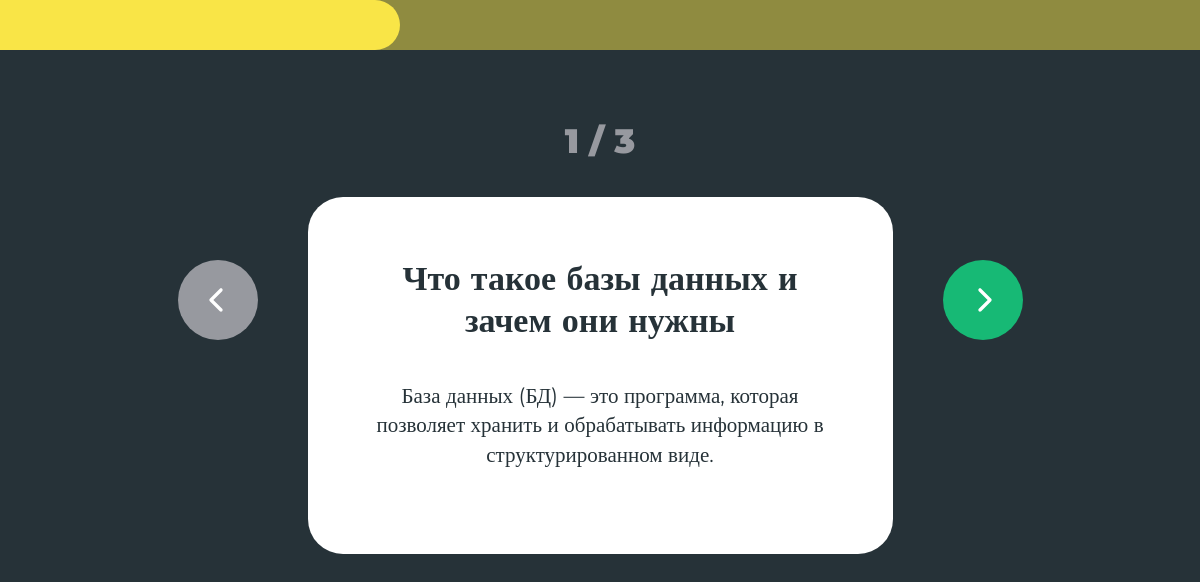
Page /courses/card/1 on the committed database.
### courses/models.py (models this page shows, shortened)
class Card(models.Model):
    course = models.ForeignKey('Course', on_delete=models.SET_NULL, null=True)
    title = models.CharField(max_length=100, help_text="Введите заголовок карточки",verbose_name="Заголовок")
    text = models.TextField(max_length=1000, help_text="Введите контент карточки", verbose_name="Контент карточки")
    queue = models.IntegerField(help_text="Введите место в очереди", verbose_name="Место в очереди")
    class Meta:
        ordering = ["queue"]

### courses/views.py (the view)
# urls.py: url(r'^card/(?P<pk>\d+)$', views.CardListView.as_view(), name='cards'),
class CardListView(generic.ListView):
    model = Card
    def get_queryset(self):
        id = self.kwargs.get('pk')
        return Card.objects.filter(course=id)

### courses/templates/courses/card_list.html (shortened to what this page needs)
{% extends "head.html" %}
{% block content %}
    <section class="section section__cards__wrap">
        <div class="container">
            <div class="section__cards">
                <div class="progressbar">
                    <div class="progressing">
                    </div>
                </div>
                <h2 class="h1 grey progresstext">1 / 3</h2>
                <div class="cards__main">
                    <button class="button__prev button__circle">
                    </button>
                    <div class="cards__wrap">
                        <div class="cards">
                            {% for card in card_list %}
                                <div class="card">
                                    <h1 class="h1 card__title">
                                        {{card.title}}
                                    </h1>
                                    <p class="text card__text">
                                        {{card.text}}
                                    </p>
                                </div>
                            {% endfor %}
                        </div>
                    </div>
                    <button class="button__next button__circle">
                    </button>
                </div>
            </div>
        </div>
    </section>
{% endblock %}

### courses/static/css/style.css (style rules this page uses)
body { margin: 0; box-sizing: border-box; --grey: #97999F; --asphalt: #455A64; --darkgrey: #263238; --yellow: #F9E547; --green: #17B975; color: var(--darkgrey); font-family: 'Montserrat'; font-size: 21px; display: flex; flex-direction: column; align-items: center; }
.container { width: 1200px; }
h1, h2, h3, h4, h5, h6, p, ul { margin: 0; padding: 0; }
.h1 { font-size: 34px; font-weight: 900; }
.section { width: 100%; }
.text { margin-bottom: 25px; font-size: 21px; line-height: 140%; }
.button__circle { width: 80px; height: 80px; background-color: var(--green); border-radius: 40px; outline: none; display: flex; justify-content: center; align-items: center; cursor: pointer; border: 0; transition: 0.3s ease; }
.prev__icon { margin-left: -3px; }
.next__icon { margin-left: 4px; transition: 0.3s ease; }
.button__circle-disabled { background-color: var(--grey); cursor: default; }
.button__next, .button__prev { position: fixed; top: 260px; }
.button__prev { transform: translateX(-130px); }
.button__next { transform: translateX(635px); }
.progressbar { position: fixed; top: 0; z-index: 5; width: 100%; height: 50px; left: 0; background-color: #8F8B40; }
.section__cards { display: flex; align-items: center; flex-direction: column; }
.grey { color: var(--grey); }
.progresstext { margin-bottom: 35px; }
.section { display: flex; justify-content: center; }
.section__cards__wrap { background-color: var(--darkgrey); min-height: 100vh; padding-bottom: 100px; height: 100%; display: flex; justify-content: center; padding-top: 85px; margin-top: -85px; }
.progressing { border-radius: 0 25px 25px 0; background-color: var(--yellow); height: 100%; width: 300px; transition: 0.3s ease; }
.cards__main { display: flex; position: relative; }
.cards { display: flex; gap: 100px; align-items: stretch; transition: 0.3s ease; }
.cards__wrap { overflow: hidden; width: 585px; }
.card { border-radius: 35px; padding: 60px; min-width: 585px; height: fit-content; box-sizing: border-box; background-color: white; color: var(--darkgrey); }
.card__title { text-align: center; margin-bottom: 40px; }
.card__text { text-align: center; }

### rows in the picture
Card: title "Что такое базы данных и зачем они нужны", text "База данных (БД) — это программа, которая позволяет хранить и обрабатывать информацию в структурированном виде."
